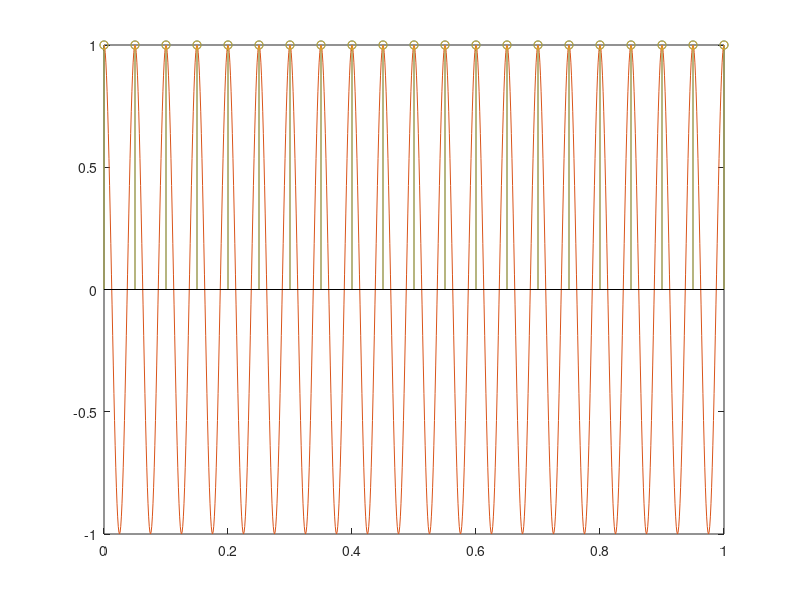

Write MATLAB code to recreate this figure.
sampleRate = 20;
timePerSample = 1 / sampleRate;
lengthOfX = 1;

n = [0:timePerSample:lengthOfX];

t = [0:0.001:lengthOfX];

x_t = zeros(length(n), 1);
x_t = x_t + 1;

stem(n, x_t);

hold on;
freq = sampleRate;

wave_n = cos(2 * pi * freq * n);
wave_t = cos(2 * pi * freq * t);

plot(t, wave_t);
stem(n, wave_n);

hold off;